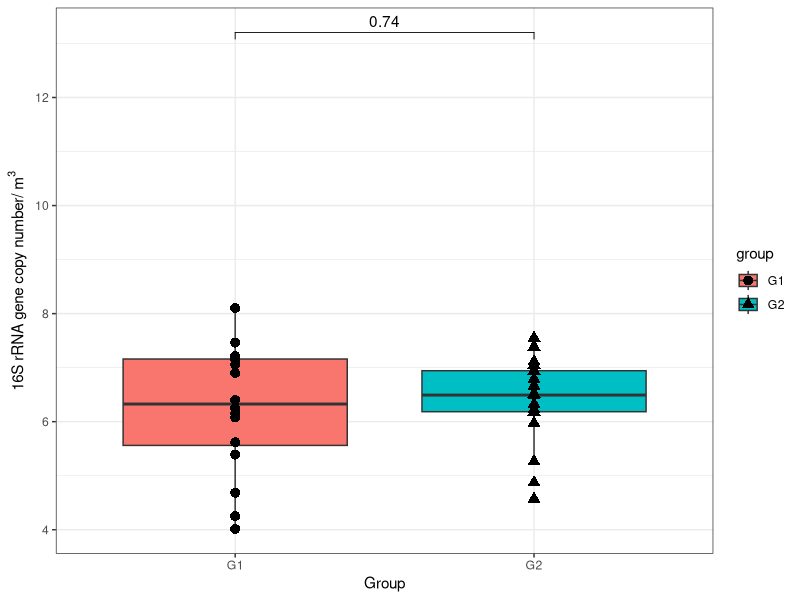
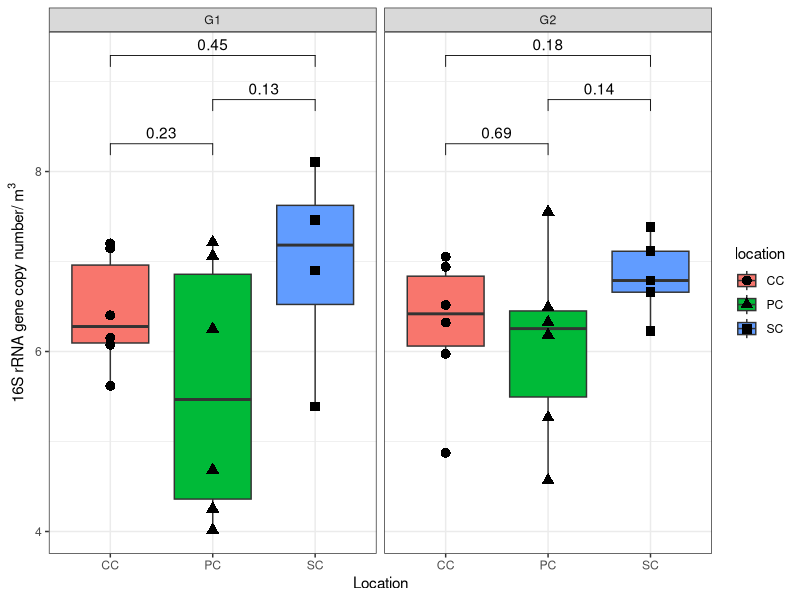
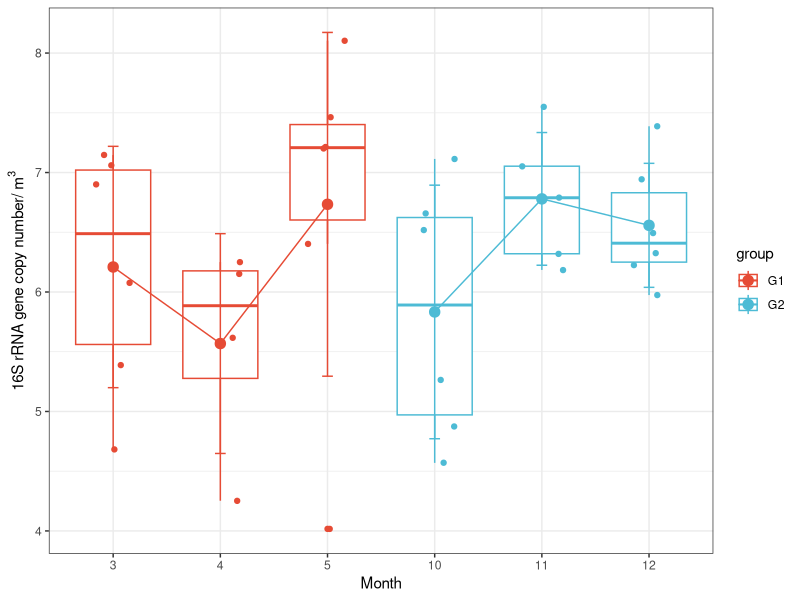
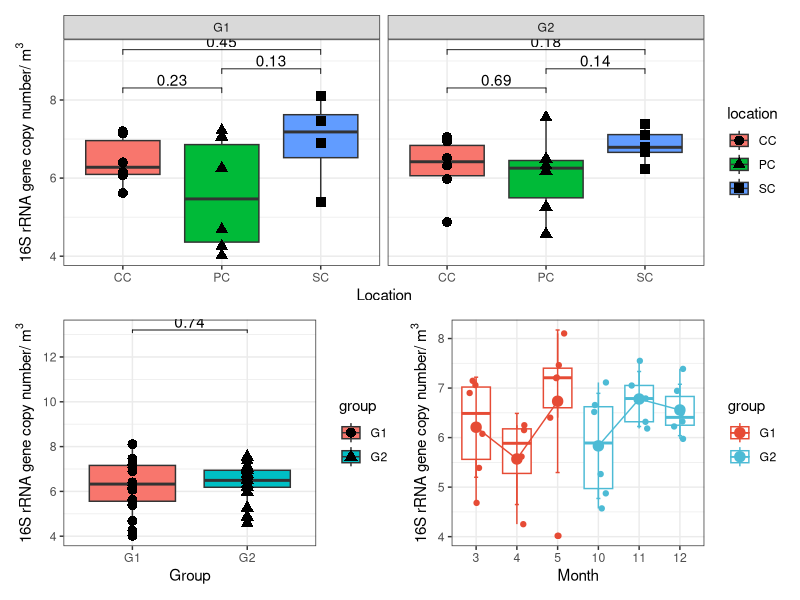
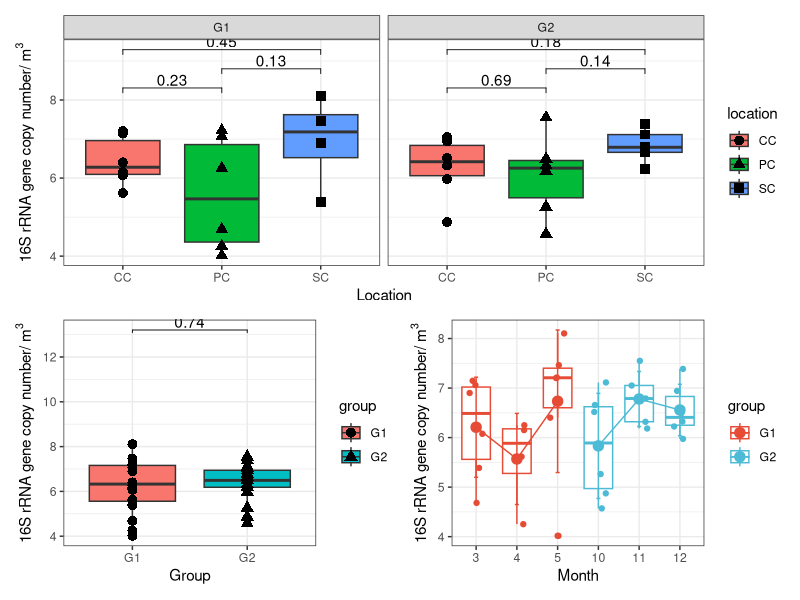

Write the R code that produced these figures, in order.
#Read in file
design <- read.table("design.txt",header = T)
qPCR_air <- read.table("qPCR_air.txt",header = T)
qPCR_design <- merge(design,qPCR_air,by="SampleID")
write.table(qPCR_design,"qPCR_design.txt",append = F,quote = F,sep = '\t',row.names = F,col.names = T)

qPCR_design$number <- log10((qPCR_design$copynumber_16S))
qPCR_design$number2 <- (qPCR_design$copynumber_16S)
qPCR_mean <- format(mean(qPCR_design$number2),scientific=TRUE)
G1_mean <- format(mean(qPCR_design[1:16,]$number2),scientific=TRUE)
G2_mean <- format(mean(qPCR_design[17:33,]$number2),scientific=TRUE)

library(ggplot2)
library(ggsci)
library(dplyr) 
library(ggpubr)
library(patchwork)

shapiro.test(qPCR_design$number)
bartlett.test(number~group ,data=qPCR_design)
bartlett.test(number~location ,data=qPCR_design)
bartlett.test(number~month ,data=qPCR_design)

my_comparisons1 <- list( c("G1", "G2"))

p1 <- ggplot(qPCR_design,aes(x=group,y=number))+
  geom_boxplot(aes(fill = group)) +
  geom_jitter(aes(shape = group), 
    position = position_jitter(0),
    size = 3)+
  scale_color_npg()+
  stat_compare_means(comparisons = my_comparisons1,method = "t.test",label.y = 13)+
  ylab(expression(paste("16S rRNA gene copy number/ ",m^3)))+
  xlab("Group")+
  theme_bw()
p1

my_comparisons2 <-list( c("CC", "PC"),c("PC", "SC"),c("CC", "SC")) 
p2 <- ggplot(qPCR_design,aes(x=location,y=number))+
  geom_boxplot(aes(fill = location)) +
  facet_wrap(~group)+
  geom_jitter(aes(shape = location), 
              position = position_jitter(0),
              size = 3)+
  scale_color_npg()+
  stat_compare_means(comparisons = my_comparisons2,method = "t.test")+
  ylab(expression(paste("16S rRNA gene copy number/ ",m^3)))+
  xlab("Location")+
  theme_bw()
p2
qPCR_design$month <- factor(qPCR_design$month,levels = c("3","4","5","10","11","12"))
p3 <- ggline(qPCR_design, x = "month", y = "number", point.size = 2,
       add = c("mean_sd", "jitter","boxplot"),color = "group")+
  ylab(expression(paste("16S rRNA gene copy number/ ",m^3)))+
  xlab("Month")+scale_color_npg()+
  theme_bw()
  
p3
p=p2 / (p1+p3)
p
ggsave("Fig_qPCR_air_result.pdf", p, 
       width = 8, height = 7)
